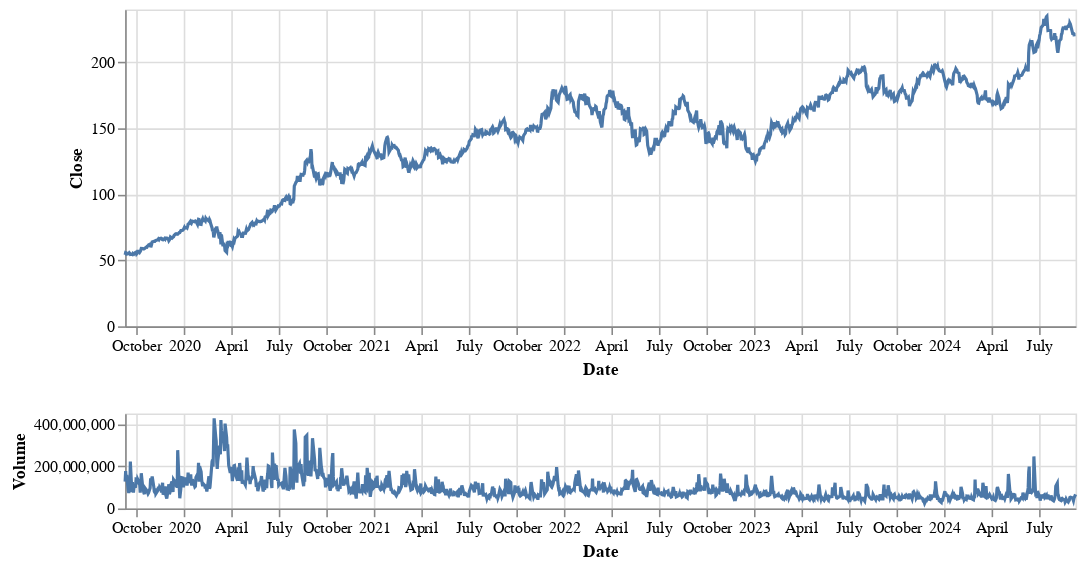

The notebook cell this image was saved under:
### Code cell
price = alt.Chart(data.reset_index()).mark_line().encode(
    x='Date:T',
    y='Close',
    tooltip=['Date' , 'Open', 'Close','High', 'Low' , 'Volume']).properties(
    width=600,height=200)

volume = alt.Chart(data.reset_index()).mark_line().encode(
    x='Date:T',
    y='Volume'
).properties(
    width=600,height=60)

price & volume

### Figure 1 — Vega-Lite specification as saved in the notebook (floating-point values rounded to 4 significant figures; data arrays with more than 128 entries replaced by an {"elided": "..."} marker saying what was removed)
{"config": {"view": {"continuousWidth": 300, "continuousHeight": 300}}, "vconcat": [{"data": {"name": "data-54ec7ca67ea61586bfa1d917034ec1dc"}, "mark": {"type": "line"}, "encoding": {"tooltip": [{"field": "Date", "type": "temporal"}, {"field": "Open", "type": "quantitative"}, {"field": "Close", "type": "quantitative"}, {"field": "High", "type": "quantitative"}, {"field": "Low", "type": "quantitative"}, {"field": "Volume", "type": "quantitative"}], "x": {"field": "Date", "type": "temporal"}, "y": {"field": "Close", "type": "quantitative"}}, "height": 200, "width": 600}, {"data": {"name": "data-54ec7ca67ea61586bfa1d917034ec1dc"}, "mark": {"type": "line"}, "encoding": {"x": {"field": "Date", "type": "temporal"}, "y": {"field": "Volume", "type": "quantitative"}}, "height": 60, "width": 600}], "$schema": "https://vega.github.io/schema/vega-lite/v5.20.1.json", "datasets": {"data-54ec7ca67ea61586bfa1d917034ec1dc": {"elided": "1258 records"}}}
